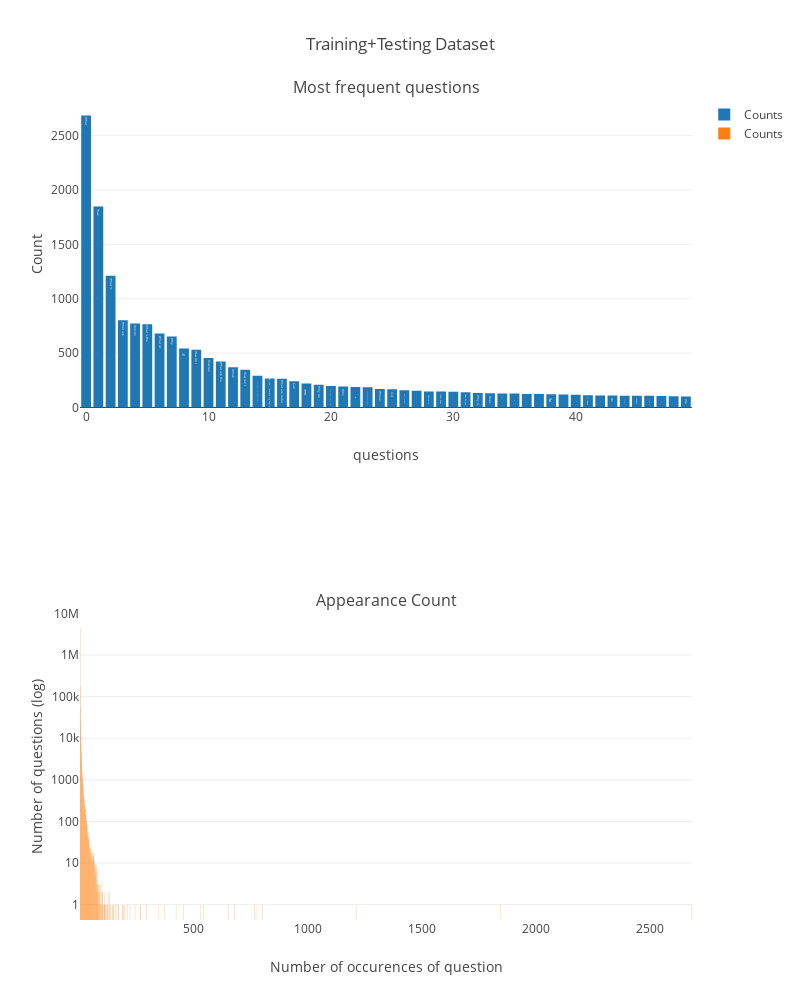

Source (notebook cell):
### Markdown cell above
-----

### Code cell
question_val_cnt =  df_all.q.value_counts()


question_cnt = question_val_cnt[:top_n]

data1 = go.Bar(x=[i for i in range(len(question_cnt))], 
               y=list(question_cnt), 
               text = ["{}".format(i) for i in question_cnt.index ],
               name='Counts')


appearance_cnt = pd.Series(data=question_val_cnt).value_counts() 

data2 = go.Bar(x=appearance_cnt.index, 
               y=appearance_cnt, 
               name='Counts')

fig = tools.make_subplots(rows=2, cols=1,
                          subplot_titles=('Most frequent questions', 
                                                          'Appearance Count'))
fig.append_trace(data1, 1, 1)
fig.append_trace(data2, 2, 1)


fig['layout']['xaxis1'].update(title='questions')
fig['layout']['yaxis1'].update(title='Count')

fig['layout']['xaxis2'].update(title='Number of occurences of question')
fig['layout']['yaxis2'].update(title='Number of questions (log)',
                               type='log')


fig['layout'].update(height=1000, width=800, title='Training+Testing Dataset')

iplot(fig)

### Figure 1 — Plotly figure (JSON) as saved in the notebook; plotly's stock layout.template omitted (floating-point values rounded to 4 significant figures; data arrays with more than 128 entries replaced by an {"elided": "..."} marker saying what was removed)
{"data": [{"name": "Counts", "text": ["What ", "How ", "What is ", "What are ", "How do ", "What is the ", "What is?", "Why ", "Is ", "How do I ", "How can ", "What are the ", "Which ", "How can I ", "What are the best ways to lose weight?", "How can I improve my English?", "What are some ", "Can ", "I ", "Why do ", "How do I improve my English?", "Who ", "How can you look at someone's private Instagram account without following them?", "How can I lose weight quickly?", "Where ", "Is it ", "Is time travel possible?", "What's the easiest way to make money online?", "Which is ", "What does ", "How can I become fluent in English?", "How do you ", "Why is ", "Does ", "What is the purpose of life?", "What is the most effective way to lose weight?", "Can I use Machine Learning algorithm to rank search result when using ElasticSearch?", "What are some things new employees should know going into their first day at AT&T?", "If ", "What are the best ways to reduce and eliminate belly, abdominal, and thigh fat?", "Can you see who views your Instagram?", "Is there ", "How can you increase your height?", "Do ", "How does ", "What's ", "How much ", "How can I earn money online?", "How do l see who viewed my videos on Instagram?", "Are "], "type": "bar", "x": [0, 1, 2, 3, 4, 5, 6, 7, 8, 9, 10, 11, 12, 13, 14, 15, 16, 17, 18, 19, 20, 21, 22, 23, 24, 25, 26, 27, 28, 29, 30, 31, 32, 33, 34, 35, 36, 37, 38, 39, 40, 41, 42, 43, 44, 45, 46, 47, 48, 49], "xaxis": "x1", "y": [2686, 1848, 1212, 803, 773, 766, 680, 653, 543, 531, 456, 422, 371, 346, 291, 267, 265, 242, 220, 210, 197, 193, 189, 186, 171, 168, 159, 155, 147, 146, 145, 141, 133, 131, 129, 129, 124, 124, 121, 120, 117, 112, 111, 110, 109, 107, 107, 106, 104, 101], "yaxis": "y1"}, {"name": "Counts", "type": "bar", "x": {"elided": "141 int values"}, "xaxis": "x2", "y": {"elided": "141 int values"}, "yaxis": "y2"}], "layout": {"annotations": [{"font": {"size": 16}, "showarrow": false, "text": "Most frequent questions", "x": 0.5, "xanchor": "center", "xref": "paper", "y": 1, "yanchor": "bottom", "yref": "paper"}, {"font": {"size": 16}, "showarrow": false, "text": "Appearance Count", "x": 0.5, "xanchor": "center", "xref": "paper", "y": 0.375, "yanchor": "bottom", "yref": "paper"}], "height": 1000, "title": "Training+Testing Dataset", "width": 800, "xaxis1": {"anchor": "y1", "domain": [0, 1], "title": "questions"}, "xaxis2": {"anchor": "y2", "domain": [0, 1], "title": "Number of occurences of question"}, "yaxis1": {"anchor": "x1", "domain": [0.625, 1], "title": "Count"}, "yaxis2": {"anchor": "x2", "domain": [0, 0.375], "title": "Number of questions (log)", "type": "log"}}}
